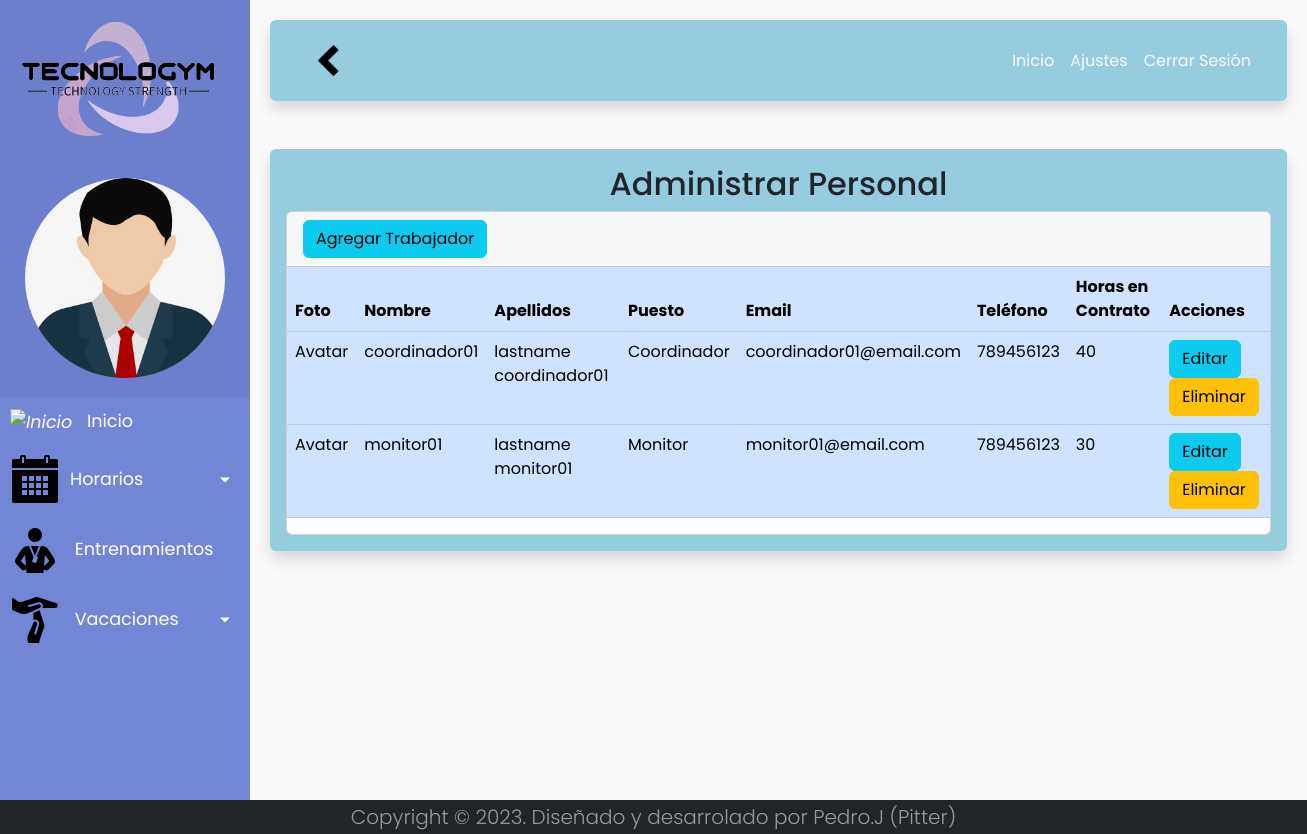
/c_Users/managePersonal, run on the app's committed database.
### tables this page shows
CREATE TABLE `person` (
  `id_person` int(11) NOT NULL,
  `name` varchar(70) NOT NULL,
  `lastname` varchar(70) NOT NULL,
  `user` varchar(70) NOT NULL,
  `password` varchar(255) NOT NULL,
  `email` varchar(70) NOT NULL,
  `phone` varchar(9) NOT NULL,
  `avatar` varchar(255) DEFAULT NULL
);

CREATE TABLE `type` (
  `id_type` int(11) NOT NULL,
  `role` varchar(70) NOT NULL COMMENT 'Director, Coordinator, Manager, Monitor'
);

CREATE TABLE `worker` (
  `id_worker` int(11) NOT NULL,
  `id_person` int(11) NOT NULL,
  `hours` int(11) NOT NULL DEFAULT 0
);

### config/core/Controller.php (called while the page is built, shortened)
<?php
abstract class Controller
{
    protected function loadView($view, $params = array())
    {
        return new View($view, $params);
    }
}
?>

### app/controllers/c_Users.php (called while the page is built, shortened)
<?php
class c_Users extends Controller
{
    private $m_Users;
    public function __construct()
    {
        $this->m_Users = $this->loadModel("m_Users");
    }
    public function managePersonal()
    {
        $datos["workers"]=$this->m_Users->showWorkers();
        $this->loadView("v_ManagePersonal",$datos);
    }
}
?>

### config/core/Model.php (called while the page is built, shortened)
<?php
class Model
{
    private $host = DB_HOST;
    private $user = DB_USER;
    private $pass = DB_PASS;
    private $dbname = DB_NAME;
    private $dbh;
    private $stmt;
    function __construct()
    {
        $dsn = 'mysql:host=' . $this->host . ';dbname=' . $this->dbname;
        $options = array(
            PDO::ATTR_PERSISTENT => true,
            PDO::ATTR_ERRMODE => PDO::ERRMODE_EXCEPTION,
            PDO::MYSQL_ATTR_INIT_COMMAND => 'SET NAMES utf8'
        );
        try {
            $this->dbh = new PDO($dsn, $this->user, $this->pass, $options);
        } catch (PDOException $e) {
            $this->error = $e->getMessage();
        }
    }
    public function consult($query)
    {
        $this->stmt = $this->dbh->prepare($query);
    }
    public function launch()
    {
        return $this->stmt->execute();
    }
    public function result()
    {
        $this->launch();
        return $this->stmt->fetchAll(PDO::FETCH_ASSOC);
    }
}
?>

### app/models/m_Users.php (called while the page is built, shortened)
<?php
class m_Users extends Model
{
    public function showWorkers()
    {
        $snt = " SELECT * FROM person
        INNER JOIN worker ON person.id_person=worker.id_person
        INNER JOIN worker_type ON worker_type.id_worker=worker.id_worker
        INNER JOIN type ON type.id_type=worker_type.id_type
        WHERE role != 'Director'";
        $this->consult($snt);
        $row = $this->result();
        return $row;
    }
}
?>

### app/views/v_ManagePersonal.php (the view)
<div class="row-6 fondo-2 shadow p-3 mb-5 rounded">
    <div class="">
        <h2 class="text-center">Administrar Personal</h2>
        <div class="card">
            <div class="card-header">
                <a name="addWorker" class="btn btn-info" href="#" role="button">Agregar Trabajador</a>
            </div>
            <div class="table-responsive-sm">
                <table class="table table-primary">
                    <thead>
                        <tr>
                            <th scope="col">Foto</th>
                            <th scope="col">Nombre</th>
                            <th scope="col">Apellidos</th>
                            <th scope="col">Puesto</th>
                            <th scope="col">Email</th>
                            <th scope="col">Teléfono</th>
                            <th scope="col">Horas en Contrato</th>
                            <th scope="col">Acciones</th>
                        </tr>
                    </thead>
                    <tbody>
                        <?php foreach ($workers as $worker) : ?>
                            <tr class="">
                                <td scope="row">Avatar</td>
                                <td><?= $worker['name'] ?></td>
                                <td><?= $worker['lastname'] ?></td>
                                <td><?= $worker['role'] ?></td>
                                <td><?= $worker['email'] ?></td>
                                <td><?= $worker['phone'] ?></td>
                                <td><?= $worker['hours'] ?></td>
                                <td>
                                    <a name="updateWorker" class="btn btn-info" href="<?= BASE_URL . 'c_Users/updateWorkers/' . $worker['id_worker'] ?>" type="button">Editar</a>
                                    <a name="deleteWorker" class="btn btn-warning" href="#" role="button">Eliminar</a>
                                </td>
                            </tr>
                        <?php endforeach ?>
                    </tbody>
                </table>
            </div>
        </div>
    </div>
</div>

### app/views/css/v_index.css (style rules this page uses)
body { font-family: "Poppins", sans-serif; background: #fafafa; }
a, a:hover, a:focus { color: inherit; text-decoration: none; transition: all 0.3s; }
.fondo-2 { background-color: #289bbe7a; }

### data on the page
person: name "coordinador01", lastname "lastname coordinador01", type.role "Coordinador", email "coordinador01@email.com", phone "789456123", worker.hours "40"
person: name "monitor01", lastname "lastname monitor01", type.role "Monitor", email "monitor01@email.com", phone "789456123", worker.hours "30"
